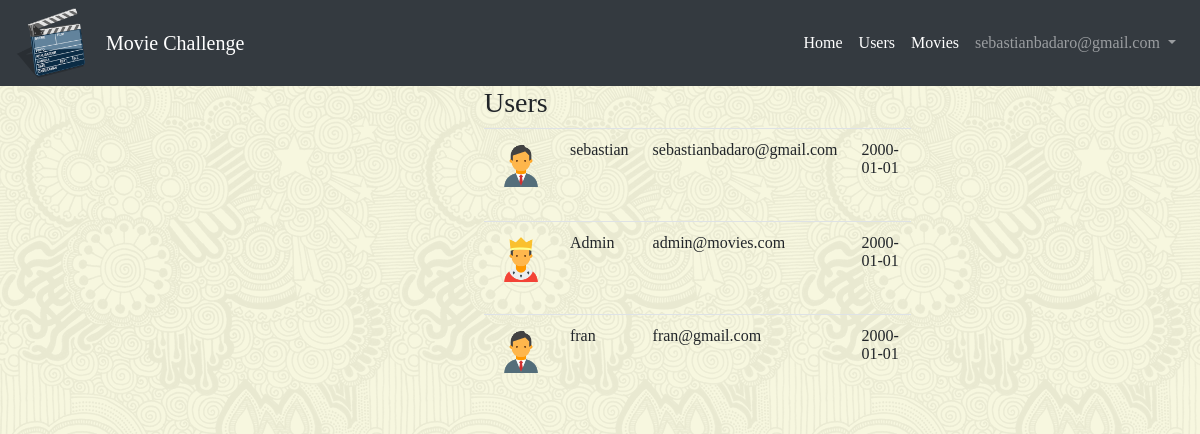
/users.php (signed in), run on the app's committed database.
### tables this page shows
CREATE TABLE `users` (
  `id` int(10) unsigned NOT NULL AUTO_INCREMENT,
  `name` varchar(255) NOT NULL,
  `email` varchar(255) NOT NULL,
  `password` varchar(255) NOT NULL,
  `remember_token` varchar(100) DEFAULT NULL,
  `role` int(10) unsigned NOT NULL DEFAULT '0',
  `created_at` date DEFAULT NULL,
  PRIMARY KEY (`id`),
  UNIQUE KEY `users_email_unique` (`email`)
);

### Clases/users.php (called while the page is built, shortened)
<?php
 require_once("user.php");
class Users{
  public static $todosLosUsuarios;
  public static function ObtenerTodos(){
    if(!isset(self::$todosLosUsuarios)){
      include("dbConecction.php");
      $CadenaDeBusqueda = "SELECT id, name, email, role, created_at FROM movies_db.users";
      $ConsultaALaBase = $db->prepare($CadenaDeBusqueda);
      $ConsultaALaBase->execute();
       while ($UnRegistro = $ConsultaALaBase->fetch(PDO::FETCH_ASSOC)) {
        $UnUsuario = new User($UnRegistro['name'], $UnRegistro['email'],'password',$UnRegistro['role'],$UnRegistro['id'],$UnRegistro['created_at']);
        $UsuariosADevolver[] = $UnUsuario;
       }
       self::$todosLosUsuarios=$UsuariosADevolver;
    }else{
      $UsuariosADevolver= self::$todosLosUsuarios;
    }
    return $UsuariosADevolver;
  }
}
 ?>

### Clases/user.php (called while the page is built, shortened)
<?php
class User
{
  private $name;
  private $email;
  private $role;
  private $creationDate;
  function __construct($name,$email,$password,$role=1,$id=null,$creationDate)
  {
    $this->name = trim($name);
    $this->email = trim($email);
    $this->role = trim($role);
    $this->creationDate = trim($creationDate);
  }
    public function getName()
    {
        return $this->name;
    }
    public function getEmail()
    {
        return $this->email;
    }
    public function getRole()
    {
        return $this->role;
    }
    public function getCreationDate()
    {
        return $this->creationDate;
    }
}
 ?>

### users.php (the view, shortened to what this page needs)
<?php
 require_once("Clases/users.php");
  require_once("Clases/user.php");
$todosLosUsuarios = Users::ObtenerTodos();
?>
<html>
  <head>
  <link rel="stylesheet" href="https://stackpath.bootstrapcdn.com/bootstrap/4.1.1/css/bootstrap.min.css">
    <link rel="stylesheet" href="html/css/style.css">
  </head>
  <body>
<?php include("nav.php") ?>
<div class="d-flex  justify-content-around">
	<div class="row  justify-content-around ">
        <div class="panel panel-default user_panel">
            <div class="panel-heading">
                <h3 class="panel-title">Users</h3>
            </div>
            <div class="panel-body">
				<div class="table-container">
                    <table class="table-users table" border="0">
                        <tbody>
                          <?php foreach($todosLosUsuarios as $usuario): ?>
                            <tr>
                              <td width="10">
                                  <?php if($usuario->getRole()==2) : ?>
                                       <img class="pull-left img-circle nav-user-photo" width="50" src="html/images/moderator-male.png" />
                                  <?php else: ?>
                                       <img class="pull-left img-circle nav-user-photo" width="50" src="html/images/businessman.png" />
                                  <?php endif; ?>
                              </td>
                              <td> <?=$usuario->getName();?><br><i class="fa fa-envelope"></i></td>
                              <td><?=$usuario->getEmail();?></td>
                              <td align="center"> <?=$usuario->getCreationDate();?><br></td>
                            </tr>
                          <?php endforeach; ?>
                        </tbody>
                    </table>
                </div>
            </div>
        </div>
	</div>
</div>
  </body>
</html>

### html/css/style.css (style rules this page uses)
* { box-sizing: border-box; }
body { background-image: url("../images/skulls.png"); font-family: Monserrat; }
.nav-user-photo { vertical-align: middle; }
.user_panel { width: 50%; }

### data on the page
users: name "sebastian", email "sebastianbadaro@gmail.com", created_at "2000-01-01"
users: role 2 (drawn), name "Admin", email "admin@movies.com", created_at "2000-01-01"
users: name "fran", email "fran@gmail.com", created_at "2000-01-01"

### other printed values
$email "sebastianbadaro@gmail.com"
